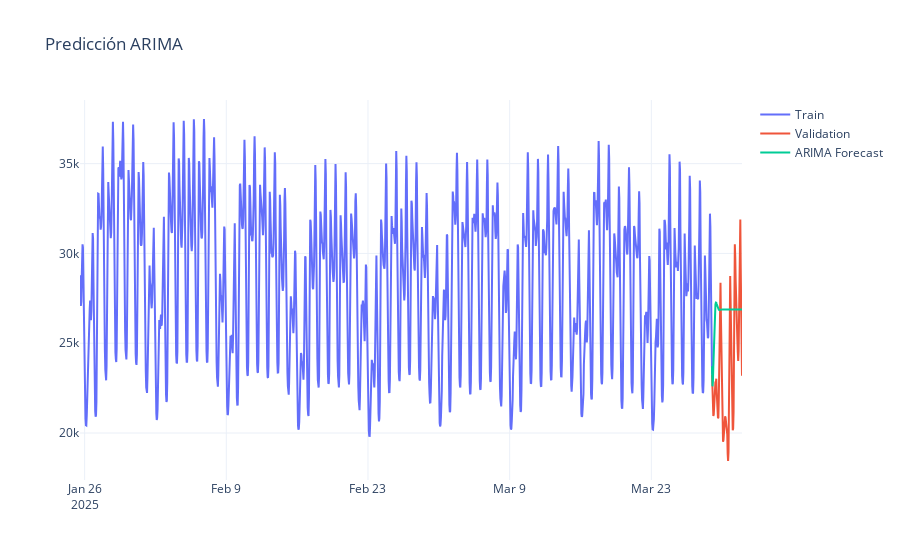

Notebook code for this chart:
### Code cell
arima_forecast = best_model_arima.predict(start=valid.index[0], end=valid.index[-1], typ='levels')

fig = go.Figure()
fig.add_trace(go.Scatter(x=train.index, y=train['value'], name='Train'))
fig.add_trace(go.Scatter(x=valid.index, y=valid['value'], name='Validation'))
fig.add_trace(go.Scatter(x=arima_forecast.index, y=arima_forecast, name='ARIMA Forecast'))
fig.update_layout(title='Predicción ARIMA', template='plotly_white', hovermode='x unified')
fig.show()
